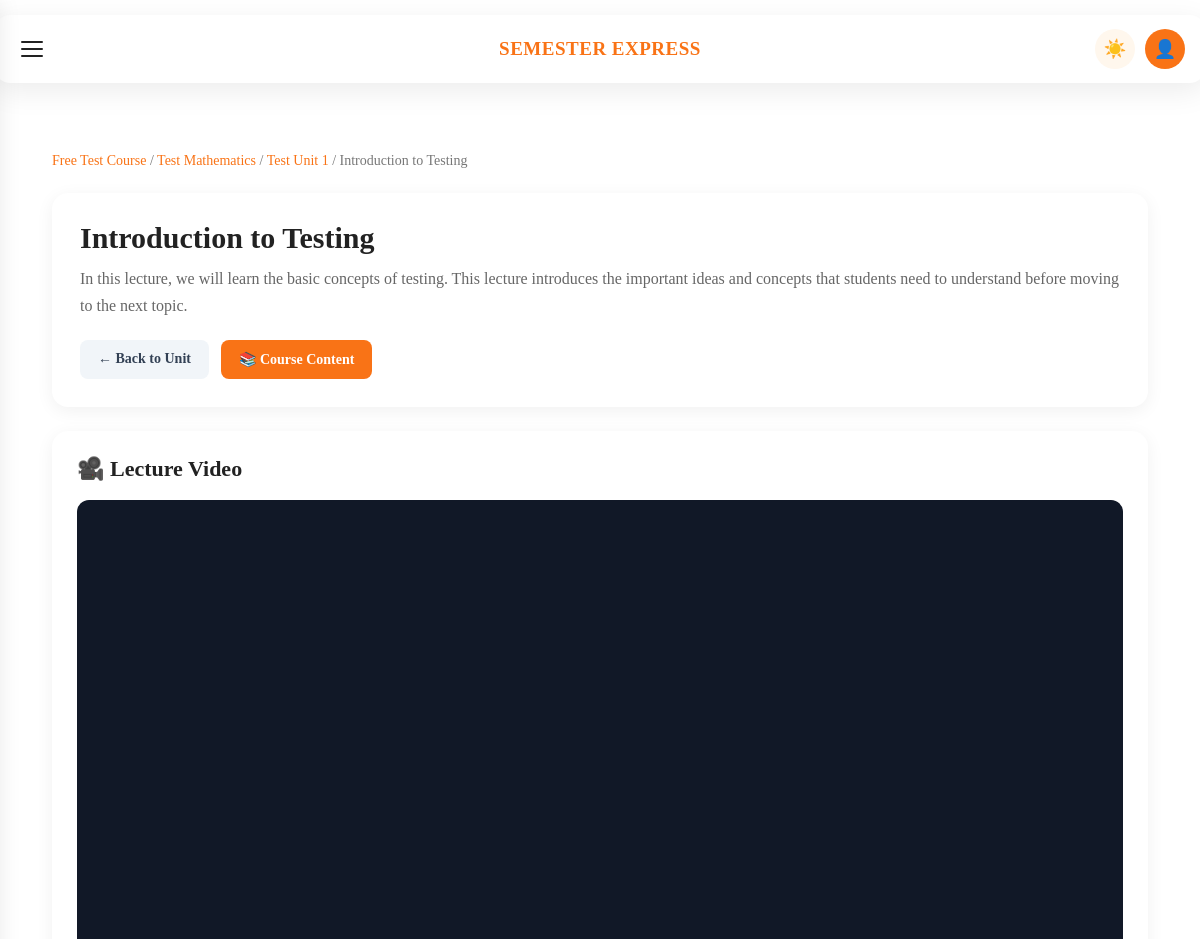
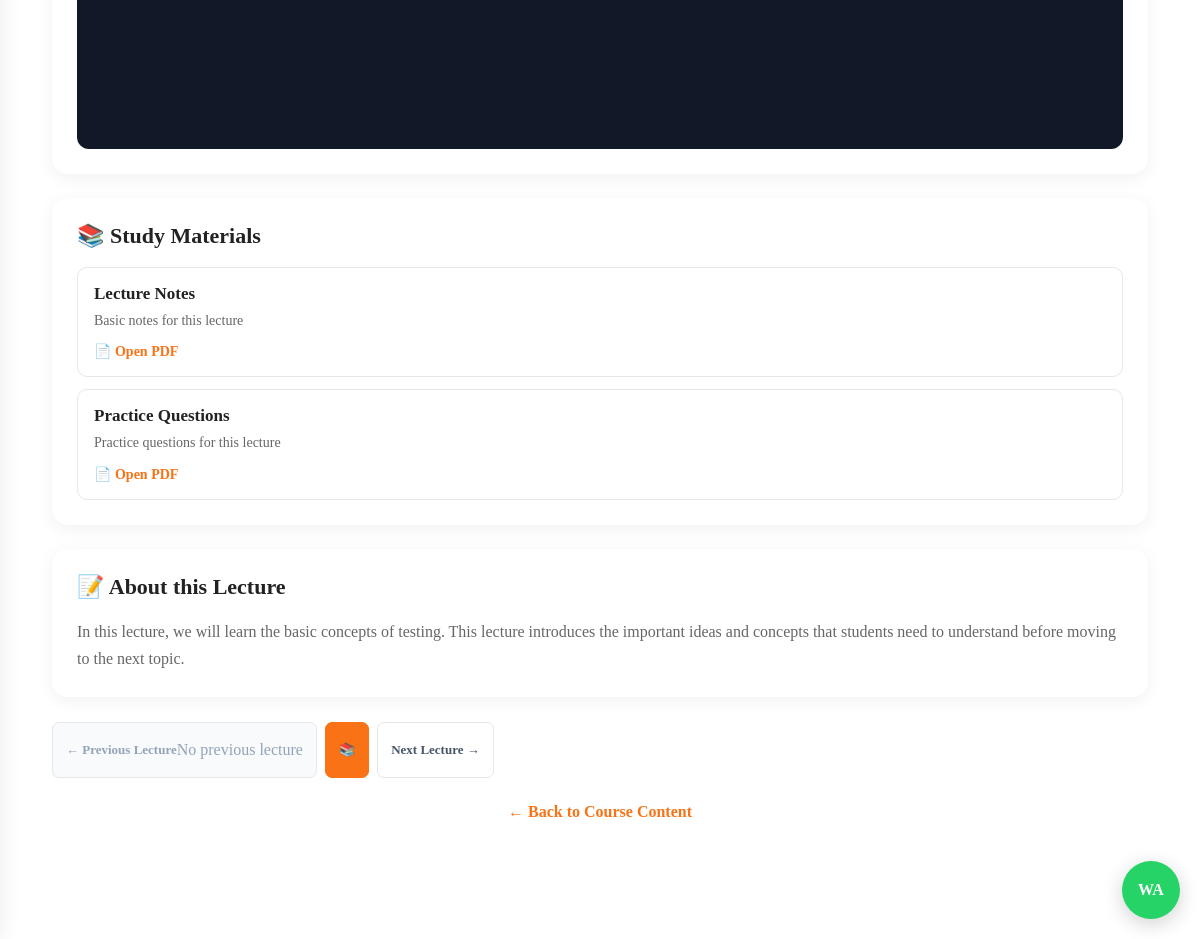
Screenshot of /courses/lecture/2/ with the database file from the repository (2 pictures, top to bottom).
### courses/models.py (models this page shows, shortened)
class Lecture(models.Model):
    unit = models.ForeignKey(
        Unit,
        on_delete=models.CASCADE,
        related_name="lectures"
    )
    title = models.CharField(max_length=200)
    description = models.TextField(blank=True)
    video_url = models.URLField(
        blank=True
    )
    order = models.PositiveIntegerField(default=0)
    is_published = models.BooleanField(default=False)
    created_at = models.DateTimeField(auto_now_add=True)
    class Meta:
        ordering = ["order", "title"]

class Unit(models.Model):
    subject = models.ForeignKey(
        Subject,
        on_delete=models.CASCADE,
        related_name="units"
    )
    name = models.CharField(max_length=200)
    description = models.TextField(blank=True)
    order = models.PositiveIntegerField(default=0)
    is_active = models.BooleanField(default=True)
    class Meta:
        ordering = ["order", "name"]

class Subject(models.Model):
    course = models.ForeignKey(
        Course,
        on_delete=models.CASCADE,
        related_name="subjects"
    )
    name = models.CharField(max_length=200)
    description = models.TextField(blank=True)
    order = models.PositiveIntegerField(default=0)
    is_active = models.BooleanField(default=True)
    class Meta:
        ordering = ["order", "name"]

class Course(models.Model):
    collection = models.ForeignKey(
        Collection,
        on_delete=models.CASCADE,
        related_name="courses"
    )
    name = models.CharField(max_length=200)
    branch = models.CharField(
        max_length=150,
        blank=True
    )
    semester = models.CharField(
        max_length=50,
        blank=True
    )
    description = models.TextField(blank=True)
    image = models.ImageField(
        upload_to="courses/",
        blank=True,
        null=True
    )
    price = models.DecimalField(
        max_digits=10,
        decimal_places=2,
        default=0
    )
    original_price = models.DecimalField(
        max_digits=10,
        decimal_places=2,
        default=0
    )
    is_paid = models.BooleanField(default=True)
    is_active = models.BooleanField(default=True)
    created_at = models.DateTimeField(auto_now_add=True)
    class Meta:
        ordering = ["name"]

### content/models.py (models this page shows, shortened)
class LectureResource(models.Model):
    lecture = models.ForeignKey(
        Lecture,
        on_delete=models.CASCADE,
        related_name="resources"
    )
    title = models.CharField(max_length=200)
    description = models.TextField(
        blank=True
    )
    pdf_file = models.FileField(
        upload_to="pdfs/",
        blank=True,
        null=True
    )
    resource_url = models.URLField(
        blank=True
    )
    order = models.PositiveIntegerField(
        default=0
    )
    is_published = models.BooleanField(
        default=False
    )
    created_at = models.DateTimeField(
        auto_now_add=True
    )
    class Meta:
        ordering = ["order", "title"]

### courses/views.py (the view)
def lecture_detail(request, lecture_id):
    lecture = get_object_or_404(
        Lecture,
        id=lecture_id,
        is_published=True
    )
    course = lecture.unit.subject.course
    access_response = require_course_access(
        request,
        course
    )
    if access_response:
        return access_response
    unit_lectures = list(
        Lecture.objects.filter(
            unit=lecture.unit,
            is_published=True
        ).order_by(
            "order",
            "title"
        )
    )
    current_index = unit_lectures.index(lecture)
    previous_lecture = None
    next_lecture = None
    if current_index > 0:
        previous_lecture = unit_lectures[current_index - 1]
    if current_index < len(unit_lectures) - 1:
        next_lecture = unit_lectures[current_index + 1]
    resources = lecture.resources.filter(
        is_published=True
    )
    context = {
        "lecture": lecture,
        "resources": resources,
        "previous_lecture": previous_lecture,
        "next_lecture": next_lecture,
    }
    return render(
        request,
        "courses/lecture_detail.html",
        context
    )

### courses/views.py (called while the page is built, shortened)
def require_course_access(request, course):
    if not course.is_paid:
        return None

### templates/courses/lecture_detail.html (shortened to what this page needs)
{% load static %}
<!DOCTYPE html>
<html lang="en">
<head>
    <link
        rel="stylesheet"
        href="{% static 'css/style.css' %}"
    >
    <link
        rel="stylesheet"
        href="{% static 'css/dashboard.css' %}"
    >
    <link
        rel="stylesheet"
        href="{% static 'css/responsive.css' %}"
    >
</head>
<body>
<header class="top-header">
    <button
        type="button"
        class="menu-btn"
        id="menuBtn"
    >
        <span></span>
        <span></span>
        <span></span>
    </button>
    <div class="logo">
        SEMESTER EXPRESS
    </div>
    <div class="header-right">
        <button
            type="button"
            class="theme-btn"
            id="themeBtn"
        >
        </button>
        <a
            href="{% url 'dashboard:profile' %}"
            class="profile-btn"
        >
            👤
        </a>
    </div>
</header>
<main class="dashboard-container">
    <div class="lecture-page">
        <div class="lecture-breadcrumb">
            <a
                href="{% url 'courses:course_learning' lecture.unit.subject.course.id %}"
            >
                {{ lecture.unit.subject.course.name }}
            </a>
            /
            <a
                href="{% url 'courses:subject_detail' lecture.unit.subject.id %}"
            >
                {{ lecture.unit.subject.name }}
            </a>
            /
            <a
                href="{% url 'courses:unit_detail' lecture.unit.id %}"
            >
                {{ lecture.unit.name }}
            </a>
            /
            {{ lecture.title }}
        </div>
        <section class="lecture-header-card">
            <h1>
                {{ lecture.title }}
            </h1>
            {% if lecture.description %}
                <div class="lecture-description">
                    {{ lecture.description }}
                </div>
            {% endif %}
            <div class="lecture-actions">
                <a
                    href="{% url 'courses:unit_detail' lecture.unit.id %}"
                    class="lecture-action-btn lecture-back-btn"
                >
                    ← Back to Unit
                </a>
                <a
                    href="{% url 'courses:course_learning' lecture.unit.subject.course.id %}"
                    class="lecture-action-btn lecture-course-btn"
                >
                    📚 Course Content
                </a>
            </div>
        </section>
        <section class="lecture-section">
            <h2 class="lecture-section-title">
                🎥 Lecture Video
            </h2>
            {% if lecture.video_url %}
                <div class="lecture-video-wrapper">
                    <iframe
    id="lectureVideo"
    src=""
    title="{{ lecture.title }}"
    allow="accelerometer; autoplay; clipboard-write; encrypted-media; gyroscope; picture-in-picture"
    allowfullscreen
></iframe>
                </div>
            {% else %}
                <div class="lecture-no-video">
                    <p>
                        Video for this lecture is not available yet.
                    </p>
                </div>
            {% endif %}
        </section>
        <section class="lecture-section">
            <h2 class="lecture-section-title">
                📚 Study Materials
            </h2>
            {% if resources %}
                {% for resource in resources %}
                    <div class="lecture-resource">
                        <h3>
                            {{ resource.title }}
                        </h3>
                        {% if resource.description %}
                            <p>
                                {{ resource.description }}
                            </p>
                        {% endif %}
                        {% if resource.pdf_file %}
                            <a
                                href="{{ resource.pdf_file.url }}"
                                target="_blank"
                                class="lecture-resource-link"
                            >
                                📄 Open PDF
                            </a>
                        {% endif %}
                    </div>
                {% endfor %}
            {% else %}
                <div class="lecture-no-resources">
                    No study materials available for this lecture.
                </div>
            {% endif %}
        </section>
        <section class="lecture-section">
            <h2 class="lecture-section-title">
                📝 About this Lecture
            </h2>
            {% if lecture.description %}
                <p class="lecture-about-text">
                    {{ lecture.description }}
                </p>
            {% endif %}
        </section>
        <div class="lecture-navigation">
            {% if previous_lecture %}
                <a
                    href="{% url 'courses:lecture_detail' previous_lecture.id %}"
                    class="lecture-nav-btn lecture-nav-previous"
                >
                    <span class="lecture-nav-label">
                        ← Previous Lecture
                    </span>
                    <span class="lecture-nav-title">
                        {{ previous_lecture.title }}
                    </span>
                </a>
            {% else %}
                <div
                    class="lecture-nav-disabled lecture-nav-previous"
                >
                    <span class="lecture-nav-label">
                        ← Previous Lecture
                    </span>
                    <span>
                        No previous lecture
                    </span>
                </div>
            {% endif %}
            <a
                href="{% url 'courses:course_learning' lecture.unit.subject.course.id %}"
                class="lecture-nav-btn lecture-nav-course"
            >
                <span class="lecture-nav-label">
                    📚
                </span>
            </a>
            {% if next_lecture %}
                <a
                    href="{% url 'courses:lecture_detail' next_lecture.id %}"
                    class="lecture-nav-btn lecture-nav-next"
                >
                    <span class="lecture-nav-label">
                        Next Lecture →
                    </span>
                </a>
            {% endif %}
        </div>
        <div class="lecture-bottom-link">
            <a
                href="{% url 'courses:course_learning' lecture.unit.subject.course.id %}"
            >
                ← Back to Course Content
            </a>
        </div>
    </div>
</main>
<a
    href="https://chat.whatsapp.com/DHzkH2NvlEI9miAnLLJ3BN"
    class="whatsapp-button"
    title="Join WhatsApp Group"
>
</a>
</body>
</html>

### static/css/dashboard.css (style rules this page uses)
.dashboard-container { max-width: 1200px; margin: 0 auto; padding: 110px 24px 50px; }
.top-header { position: fixed; top: 15px; left: 50%; transform: translateX(-50%); width: calc(100% - 30px); max-width: 1200px; height: 68px; background: #ffffff; border-radius: 18px; display: flex; align-items: center; justify-content: space-between; padding: 0 22px; box-shadow: 0 8px 30px rgba(0, 0, 0, 0.08); z-index: 100; }
.menu-btn { width: 42px; height: 42px; border: none; background: transparent; display: flex; flex-direction: column; justify-content: center; gap: 5px; cursor: pointer; }
.menu-btn span { display: block; width: 22px; height: 2px; background: #222; border-radius: 10px; }
.logo { position: absolute; left: 50%; transform: translateX(-50%); font-size: 19px; font-weight: 800; letter-spacing: 0.5px; color: #f97316; }
.header-right { display: flex; align-items: center; gap: 10px; }
.theme-btn { width: 40px; height: 40px; border: none; border-radius: 50%; background: #fff7ed; cursor: pointer; font-size: 18px; }
.profile-btn { width: 40px; height: 40px; border-radius: 50%; background: #f97316; color: white; display: flex; align-items: center; justify-content: center; text-decoration: none; font-size: 18px; }
.whatsapp-button { position: fixed; right: 20px; bottom: 20px; width: 58px; height: 58px; border-radius: 50%; background: #25D366; color: white; display: flex; align-items: center; justify-content: center; text-decoration: none; font-size: 0; box-shadow: 0 5px 20px rgba(0, 0, 0, 0.18); z-index: 900; }
.whatsapp-button::after { content: "WA"; font-size: 16px; font-weight: 700; }
.header-right { margin-left: auto; display: flex; align-items: center; gap: 10px; }

### rows the page displays
Lecture: unit.subject.course.name "Free Test Course", unit.subject.name "Test Mathematics", unit.name "Test Unit 1", title "Introduction to Testing", description "In this lecture, we will learn the basic concepts of testing. This lecture introduces the important ideas and concepts that students need to understand before moving to the next topic."
LectureResource: title "Lecture Notes", description "Basic notes for this lecture"
LectureResource: title "Practice Questions", description "Practice questions for this lecture"
